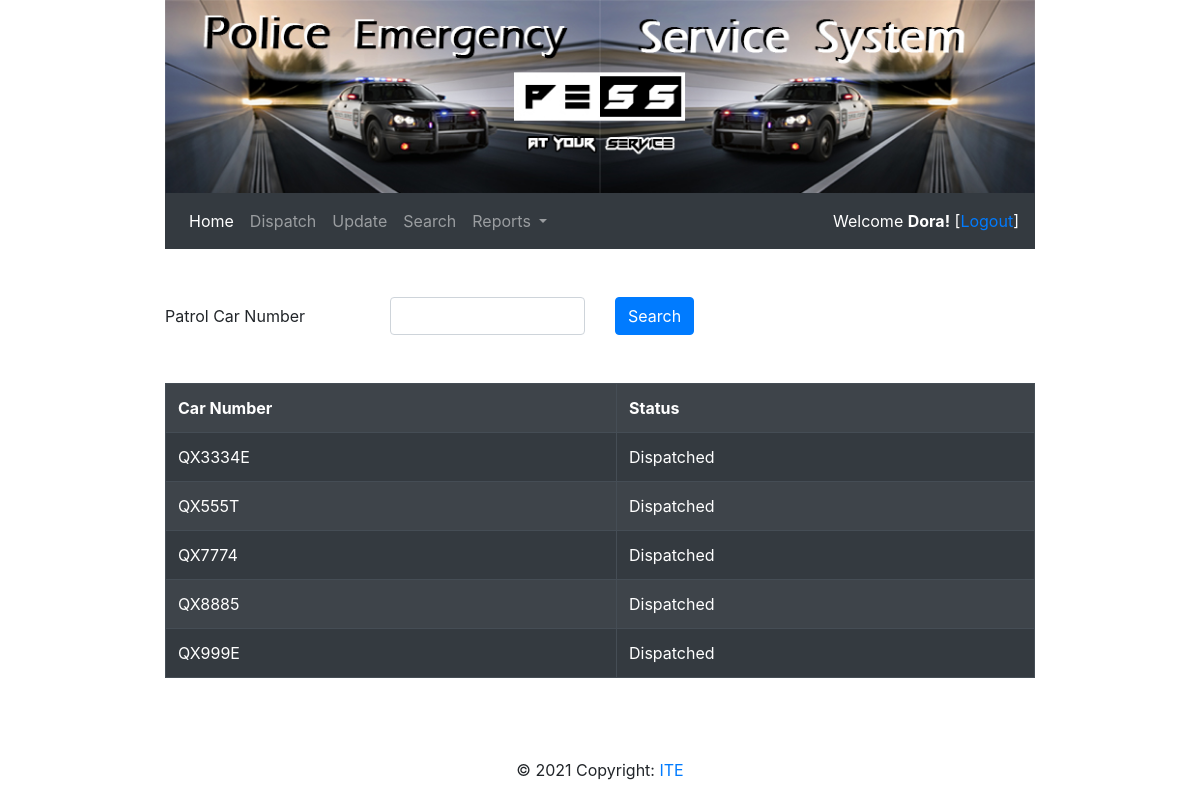
The page /search.php (signed in) on the database its author committed.
### tables this page shows
CREATE TABLE `patrolcar` (
  `patrolcar_id` varchar(10) NOT NULL,
  `patrolcar_status_id` varchar(1) NOT NULL
);

CREATE TABLE `patrolcar_status` (
  `patrolcar_status_id` varchar(1) NOT NULL,
  `patrolcar_status_desc` varchar(20) NOT NULL
);

### search.php (the view, shortened to what this page needs)
<?php
	$conn = new mysqli(DB_SERVER,DB_USER,DB_PASSWORD,DB_DATABASE);
	$sql = "SELECT patrolcar.patrolcar_id,patrolcar_status.patrolcar_status_desc FROM `patrolcar` inner join patrolcar_status on patrolcar.patrolcar_status_id = patrolcar_status.patrolcar_status_id WHERE patrolcar.patrolcar_status_id=1";
	$result = $conn->query($sql);
	$cars = [];
	while($row = $result->fetch_assoc()) {
		$id = $row["patrolcar_id"];
		$status = $row["patrolcar_status_desc"];
		$car = ["id"=>$id,"status"=>$status];
		array_push($cars,$car);
	}
?>
<!doctype html>
<html>
<head>
<link rel="stylesheet" href="css/bootstrap-4.4.1.css">
</head>
<body>
<div class="container" style="width: 900px">
  	<?php
		include "header.php";
	?>
	<section class="mt-5">
	  <form action="update.php" method="post">
	    <div class="form-group row">
	      <label for="patrolCar" class="col-sm-3 col-form-label">Patrol Car Number</label>
		  <div class="col-sm-3">
			<input type="text" class="form-control" id="patrolCarId" name="patrolCarId">
		  </div>
		  <div class="col-sm-6">
			 <button type="submit" class="btn btn-primary" name="btnSearch" id="submit">Search</button>
		  </div>
		</div>
		 <div class="form-group row mt-5">
		  <div class="col-sm">
			  <table class="table table-striped table-bordered table-dark">
			  	<tbody>
					<tr>
						<th>Car Number</th>
						<th>Status</th>
					</tr>
					<?php foreach($cars as $car){
						echo "<tr>" .
								"<td>" . $car["id"] . "</td>" .
								"<td>" . $car["status"] . "</td>" .
							"</tr>";
					}
					?>
				</tbody>
			  </table>
		  </div>
	    </div>
      </form>
    </section>
	<?php
		include "footer.php";
	?>
</div>
</body>
</html>

### rows shown on the page
patrolcar: patrolcar_id "QX3334E", patrolcar_status.patrolcar_status_desc "Dispatched"
patrolcar: patrolcar_id "QX555T", patrolcar_status.patrolcar_status_desc "Dispatched"
patrolcar: patrolcar_id "QX7774", patrolcar_status.patrolcar_status_desc "Dispatched"
patrolcar: patrolcar_id "QX8885", patrolcar_status.patrolcar_status_desc "Dispatched"
patrolcar: patrolcar_id "QX999E", patrolcar_status.patrolcar_status_desc "Dispatched"

### other values the page prints
$session_DisplayName "Dora"
